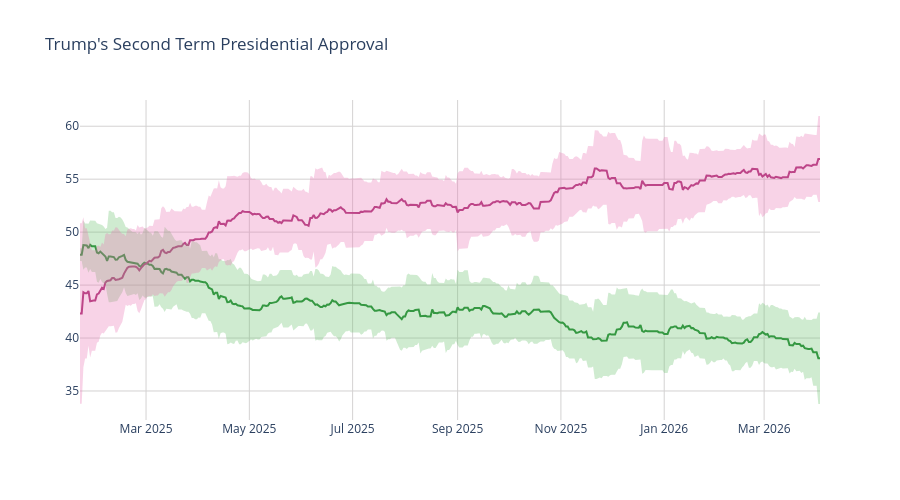

The cell this chart's notebook holds for it:
### Code cell
disappr_ci_hex = "#e86eaf"
appr_ci_hex = "#60be65"
disappr_ci_rgba = "rgba(232, 110, 175, 0.3)"
appr_ci_rgba = "rgba(96, 190, 101, 0.3)"
grid_col = "#d4d2d2"


# Approve
fig = go.Figure(go.Scatter(
    x=pres['end_date'],
    y=pres['approve'],
    hovertemplate="%{y:.2f}%",
    name="<b>Approve</b>",
    line=dict(color="#228833"),
    showlegend=False
))

# Disapprove
fig.add_trace(go.Scatter(
    x=pres['end_date'],
    y=pres['disapprove'],
    hovertemplate="%{y:.2f}%",
    name="<b>Disapprove</b>",
    line=dict(color="#aa3377"),
    showlegend=False
    )
)

# Approve CI
fig.add_traces([

    # Upper bound
    go.Scatter(
        x=pres['end_date'],
        y=pres['approve_upper_ci'],
        marker=dict(color=appr_ci_hex),
        line=dict(width=0),
        mode='lines',
        showlegend=False,
        hoverinfo="skip"
    ),

    # Lower bound
    go.Scatter(
        x=pres['end_date'],
        y=pres['approve_lower_ci'],
        marker=dict(color=appr_ci_hex),
        line=dict(width=0),
        mode='lines',
        fillcolor=appr_ci_rgba,
        fill="tonexty",
        showlegend=False,
        hoverinfo="skip"
    )
])

# Disapprove CI
fig.add_traces([

    # Upper bound
    go.Scatter(
        x=pres['end_date'],
        y=pres['disapprove_upper_ci'],
        marker=dict(color=disappr_ci_hex),
        line=dict(width=0),
        mode='lines',
        showlegend=False,
        hoverinfo="skip"
    ),

    # Lower bound
    go.Scatter(
        x=pres['end_date'],
        y=pres['disapprove_lower_ci'],
        marker=dict(color=disappr_ci_hex),
        line=dict(width=0),
        mode='lines',
        fillcolor=disappr_ci_rgba,
        fill="tonexty",
        showlegend=False,
        hoverinfo="skip"
    )
])

fig.update_layout(
    title=dict(text="Trump's Second Term Presidential Approval"),
    hovermode="x"
)

fig.update_xaxes(gridcolor=grid_col)
fig.update_yaxes(gridcolor=grid_col)

fig.update_layout(hovermode="x", hoverlabel_align="right", plot_bgcolor="rgba(0, 0, 0, 0)", height=500)
fig.show()

### Figure 1 — Plotly figure (JSON) as saved in the notebook; plotly's stock layout.template omitted (floating-point values rounded to 4 significant figures; data arrays with more than 128 entries replaced by an {"elided": "..."} marker saying what was removed)
{"data": [{"hovertemplate": "%{y:.2f}%", "line": {"color": "#228833"}, "name": "<b>Approve</b>", "showlegend": false, "type": "scatter", "x": {"elided": "438 str values"}, "y": {"elided": "438 float values"}}, {"hovertemplate": "%{y:.2f}%", "line": {"color": "#aa3377"}, "name": "<b>Disapprove</b>", "showlegend": false, "type": "scatter", "x": {"elided": "438 str values"}, "y": {"elided": "438 float values"}}, {"hoverinfo": "skip", "line": {"width": 0}, "marker": {"color": "#60be65"}, "mode": "lines", "showlegend": false, "type": "scatter", "x": {"elided": "438 str values"}, "y": {"elided": "438 float values"}}, {"fill": "tonexty", "fillcolor": "rgba(96, 190, 101, 0.3)", "hoverinfo": "skip", "line": {"width": 0}, "marker": {"color": "#60be65"}, "mode": "lines", "showlegend": false, "type": "scatter", "x": {"elided": "438 str values"}, "y": {"elided": "438 float values"}}, {"hoverinfo": "skip", "line": {"width": 0}, "marker": {"color": "#e86eaf"}, "mode": "lines", "showlegend": false, "type": "scatter", "x": {"elided": "438 str values"}, "y": {"elided": "438 float values"}}, {"fill": "tonexty", "fillcolor": "rgba(232, 110, 175, 0.3)", "hoverinfo": "skip", "line": {"width": 0}, "marker": {"color": "#e86eaf"}, "mode": "lines", "showlegend": false, "type": "scatter", "x": {"elided": "438 str values"}, "y": {"elided": "438 float values"}}], "layout": {"height": 500, "hoverlabel": {"align": "right"}, "hovermode": "x", "plot_bgcolor": "rgba(0, 0, 0, 0)", "title": {"text": "Trump's Second Term Presidential Approval"}, "xaxis": {"gridcolor": "#d4d2d2"}, "yaxis": {"gridcolor": "#d4d2d2"}}}
